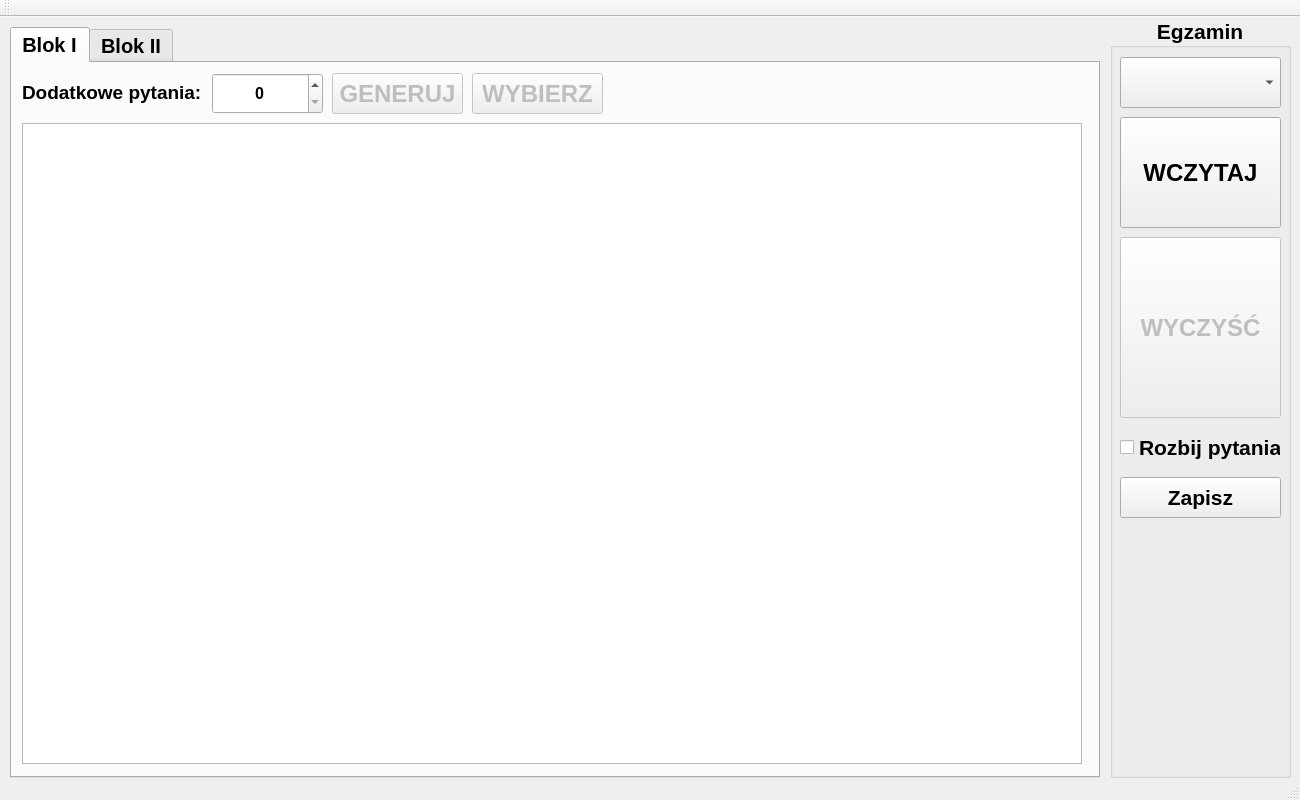
<?xml version="1.0" encoding="UTF-8"?>
<ui version="4.0">
 <class>MainWindow</class>
 <widget class="QMainWindow" name="MainWindow">
  <property name="geometry">
   <rect>
    <x>0</x>
    <y>0</y>
    <width>1300</width>
    <height>800</height>
   </rect>
  </property>
  <property name="sizePolicy">
   <sizepolicy hsizetype="Fixed" vsizetype="Fixed">
    <horstretch>0</horstretch>
    <verstretch>0</verstretch>
   </sizepolicy>
  </property>
  <property name="minimumSize">
   <size>
    <width>1300</width>
    <height>800</height>
   </size>
  </property>
  <property name="maximumSize">
   <size>
    <width>1300</width>
    <height>800</height>
   </size>
  </property>
  <property name="windowTitle">
   <string>EGZAMIN</string>
  </property>
  <widget class="QWidget" name="centralWidget">
   <widget class="QGroupBox" name="groupBox">
    <property name="geometry">
     <rect>
      <x>1110</x>
      <y>0</y>
      <width>181</width>
      <height>761</height>
     </rect>
    </property>
    <property name="font">
     <font>
      <pointsize>16</pointsize>
      <bold>true</bold>
     </font>
    </property>
    <property name="title">
     <string>Egzamin</string>
    </property>
    <property name="alignment">
     <set>Qt::AlignCenter</set>
    </property>
    <widget class="QComboBox" name="przedmiot">
     <property name="geometry">
      <rect>
       <x>10</x>
       <y>40</y>
       <width>161</width>
       <height>51</height>
      </rect>
     </property>
     <property name="font">
      <font>
       <pointsize>24</pointsize>
       <bold>true</bold>
      </font>
     </property>
    </widget>
    <widget class="QPushButton" name="pushWczytaj">
     <property name="geometry">
      <rect>
       <x>10</x>
       <y>100</y>
       <width>161</width>
       <height>111</height>
      </rect>
     </property>
     <property name="font">
      <font>
       <pointsize>18</pointsize>
       <bold>true</bold>
      </font>
     </property>
     <property name="text">
      <string>WCZYTAJ</string>
     </property>
    </widget>
    <widget class="QPushButton" name="pushWyczysc">
     <property name="enabled">
      <bool>false</bool>
     </property>
     <property name="geometry">
      <rect>
       <x>10</x>
       <y>220</y>
       <width>161</width>
       <height>181</height>
      </rect>
     </property>
     <property name="font">
      <font>
       <pointsize>18</pointsize>
       <bold>true</bold>
      </font>
     </property>
     <property name="text">
      <string>WYCZYŚĆ</string>
     </property>
    </widget>
    <widget class="QCheckBox" name="checkDekomponuj">
     <property name="geometry">
      <rect>
       <x>10</x>
       <y>410</y>
       <width>161</width>
       <height>41</height>
      </rect>
     </property>
     <property name="text">
      <string>Rozbij pytania</string>
     </property>
    </widget>
    <widget class="QPushButton" name="pushZapiszHistorie">
     <property name="geometry">
      <rect>
       <x>10</x>
       <y>460</y>
       <width>161</width>
       <height>41</height>
      </rect>
     </property>
     <property name="text">
      <string>Zapisz</string>
     </property>
    </widget>
   </widget>
   <widget class="QTabWidget" name="tabBloki">
    <property name="geometry">
     <rect>
      <x>10</x>
      <y>10</y>
      <width>1090</width>
      <height>751</height>
     </rect>
    </property>
    <property name="font">
     <font>
      <pointsize>15</pointsize>
      <bold>true</bold>
     </font>
    </property>
    <property name="currentIndex">
     <number>0</number>
    </property>
    <widget class="QWidget" name="tabA">
     <attribute name="title">
      <string>Blok I</string>
     </attribute>
     <widget class="QLabel" name="label_3">
      <property name="geometry">
       <rect>
        <x>10</x>
        <y>14</y>
        <width>191</width>
        <height>31</height>
       </rect>
      </property>
      <property name="font">
       <font>
        <pointsize>14</pointsize>
        <bold>true</bold>
       </font>
      </property>
      <property name="text">
       <string>Dodatkowe pytania:</string>
      </property>
     </widget>
     <widget class="QSpinBox" name="liczA">
      <property name="geometry">
       <rect>
        <x>200</x>
        <y>10</y>
        <width>111</width>
        <height>41</height>
       </rect>
      </property>
      <property name="font">
       <font>
        <pointsize>12</pointsize>
        <bold>true</bold>
       </font>
      </property>
      <property name="layoutDirection">
       <enum>Qt::LeftToRight</enum>
      </property>
      <property name="alignment">
       <set>Qt::AlignCenter</set>
      </property>
      <property name="minimum">
       <number>0</number>
      </property>
      <property name="maximum">
       <number>2</number>
      </property>
      <property name="value">
       <number>0</number>
      </property>
     </widget>
     <widget class="QPushButton" name="pushGenBA">
      <property name="enabled">
       <bool>false</bool>
      </property>
      <property name="geometry">
       <rect>
        <x>320</x>
        <y>10</y>
        <width>131</width>
        <height>41</height>
       </rect>
      </property>
      <property name="font">
       <font>
        <pointsize>18</pointsize>
        <bold>true</bold>
       </font>
      </property>
      <property name="text">
       <string>GENERUJ</string>
      </property>
     </widget>
     <widget class="QPushButton" name="pushWybBA">
      <property name="enabled">
       <bool>false</bool>
      </property>
      <property name="geometry">
       <rect>
        <x>460</x>
        <y>10</y>
        <width>131</width>
        <height>41</height>
       </rect>
      </property>
      <property name="font">
       <font>
        <pointsize>18</pointsize>
        <bold>true</bold>
       </font>
      </property>
      <property name="text">
       <string>WYBIERZ</string>
      </property>
     </widget>
     <widget class="QTableWidget" name="pytA">
      <property name="geometry">
       <rect>
        <x>10</x>
        <y>60</y>
        <width>1060</width>
        <height>641</height>
       </rect>
      </property>
      <property name="columnCount">
       <number>2</number>
      </property>
      <column/>
      <column/>
     </widget>
     <widget class="QTextBrowser" name="pytAPelny">
      <property name="geometry">
       <rect>
        <x>10</x>
        <y>60</y>
        <width>1060</width>
        <height>641</height>
       </rect>
      </property>
     </widget>
    </widget>
    <widget class="QWidget" name="tabB">
     <attribute name="title">
      <string>Blok II</string>
     </attribute>
     <widget class="QLabel" name="label_5">
      <property name="geometry">
       <rect>
        <x>10</x>
        <y>14</y>
        <width>191</width>
        <height>31</height>
       </rect>
      </property>
      <property name="font">
       <font>
        <pointsize>14</pointsize>
        <bold>true</bold>
       </font>
      </property>
      <property name="text">
       <string>Dodatkowe pytania:</string>
      </property>
     </widget>
     <widget class="QSpinBox" name="liczB">
      <property name="geometry">
       <rect>
        <x>200</x>
        <y>10</y>
        <width>111</width>
        <height>41</height>
       </rect>
      </property>
      <property name="font">
       <font>
        <pointsize>12</pointsize>
        <bold>true</bold>
       </font>
      </property>
      <property name="layoutDirection">
       <enum>Qt::LeftToRight</enum>
      </property>
      <property name="alignment">
       <set>Qt::AlignCenter</set>
      </property>
      <property name="minimum">
       <number>0</number>
      </property>
      <property name="maximum">
       <number>2</number>
      </property>
      <property name="singleStep">
       <number>1</number>
      </property>
      <property name="value">
       <number>0</number>
      </property>
     </widget>
     <widget class="QPushButton" name="pushWybBB">
      <property name="enabled">
       <bool>false</bool>
      </property>
      <property name="geometry">
       <rect>
        <x>460</x>
        <y>10</y>
        <width>131</width>
        <height>41</height>
       </rect>
      </property>
      <property name="font">
       <font>
        <pointsize>18</pointsize>
        <bold>true</bold>
       </font>
      </property>
      <property name="text">
       <string>WYBIERZ</string>
      </property>
     </widget>
     <widget class="QPushButton" name="pushGenBB">
      <property name="enabled">
       <bool>false</bool>
      </property>
      <property name="geometry">
       <rect>
        <x>320</x>
        <y>10</y>
        <width>131</width>
        <height>41</height>
       </rect>
      </property>
      <property name="font">
       <font>
        <pointsize>18</pointsize>
        <bold>true</bold>
       </font>
      </property>
      <property name="text">
       <string>GENERUJ</string>
      </property>
     </widget>
     <widget class="QTableWidget" name="pytB">
      <property name="geometry">
       <rect>
        <x>10</x>
        <y>60</y>
        <width>1060</width>
        <height>641</height>
       </rect>
      </property>
      <property name="rowCount">
       <number>0</number>
      </property>
      <property name="columnCount">
       <number>2</number>
      </property>
      <column/>
      <column/>
     </widget>
     <widget class="QTextBrowser" name="pytBPelny">
      <property name="geometry">
       <rect>
        <x>10</x>
        <y>60</y>
        <width>1060</width>
        <height>641</height>
       </rect>
      </property>
     </widget>
    </widget>
   </widget>
  </widget>
  <widget class="QToolBar" name="mainToolBar">
   <attribute name="toolBarArea">
    <enum>TopToolBarArea</enum>
   </attribute>
   <attribute name="toolBarBreak">
    <bool>false</bool>
   </attribute>
  </widget>
  <widget class="QStatusBar" name="statusBar"/>
 </widget>
 <layoutdefault spacing="6" margin="11"/>
 <resources/>
 <connections/>
</ui>
